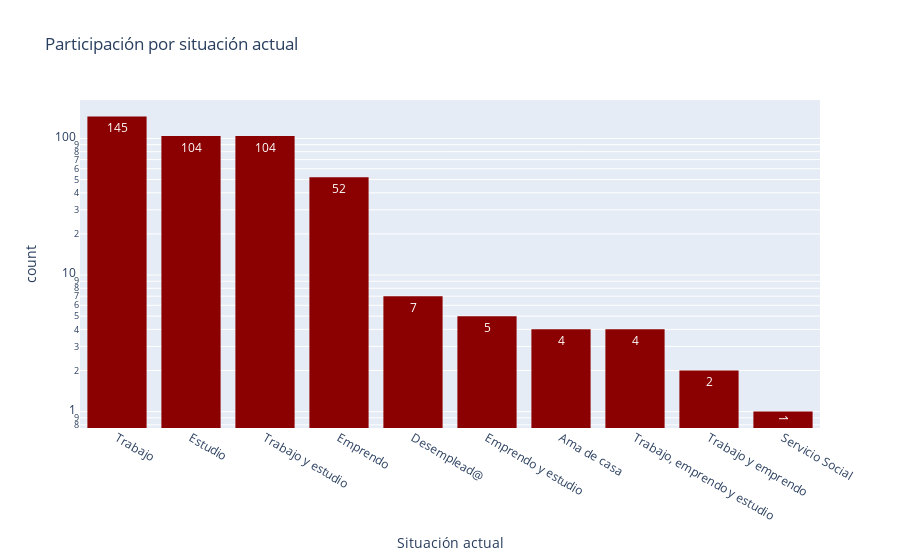

Notebook code for this chart:
### Markdown cell above
### Situación actual

### Code cell
df['Situación actual'].fillna("Estudio", inplace = True)
df['Situación actual'] = df['Situación actual'].replace(['Desempleada ', 'Desempleado', 'Desempleada', 'Busco trabajo '],'Desemplead@')
df['Situación actual'] = df['Situación actual'].replace(['Estudio, Trabajo y emprendo',
                                                            'Estudio, trabajo y emprendo ',
                                                            'Estudio, trabajo y emprendo'],'Trabajo, emprendo y estudio')
df['Situación actual'] = df['Situación actual'].replace(['Estudio y emprendo ',
                                                            'Emprendo y estudio ',
                                                            'Estudio y emprendo'],'Emprendo y estudio')
df['Situación actual'] = df['Situación actual'].replace(['Emprendiendo y trabajando ', 'Trabajo y emprendo '],'Trabajo y emprendo')
df['Situación actual'] = df['Situación actual'].replace(['Ama de casa ',
                                                            'Ama de casa con intención de emprendimiento posterior '],'Ama de casa')
df['Situación actual'] = df['Situación actual'].replace(['Estudio y Trabajo'],'Trabajo y estudio')

fig = px.histogram(df, x="Situación actual",
                   title='Participación por situación actual',
                   color_discrete_sequence=['darkred'],
                   log_y=True, # represent bars with log scale
                   text_auto= True
                   ).update_xaxes(categoryorder='total descending')
                   
fig.show()

### Figure 1 — Plotly figure (JSON) as saved in the notebook; plotly's stock layout.template omitted (floating-point values rounded to 4 significant figures; data arrays with more than 128 entries replaced by an {"elided": "..."} marker saying what was removed)
{"data": [{"alignmentgroup": "True", "bingroup": "x", "hovertemplate": "Situación actual=%{x}<br>count=%{y}<extra></extra>", "legendgroup": "", "marker": {"color": "darkred", "pattern": {"shape": ""}}, "name": "", "offsetgroup": "", "orientation": "v", "showlegend": false, "texttemplate": "%{value}", "type": "histogram", "x": {"elided": "428 str values"}, "xaxis": "x", "yaxis": "y"}], "layout": {"barmode": "relative", "legend": {"tracegroupgap": 0}, "title": {"text": "Participación por situación actual"}, "xaxis": {"anchor": "y", "categoryorder": "total descending", "domain": [0, 1], "title": {"text": "Situación actual"}}, "yaxis": {"anchor": "x", "domain": [0, 1], "title": {"text": "count"}, "type": "log"}}}
